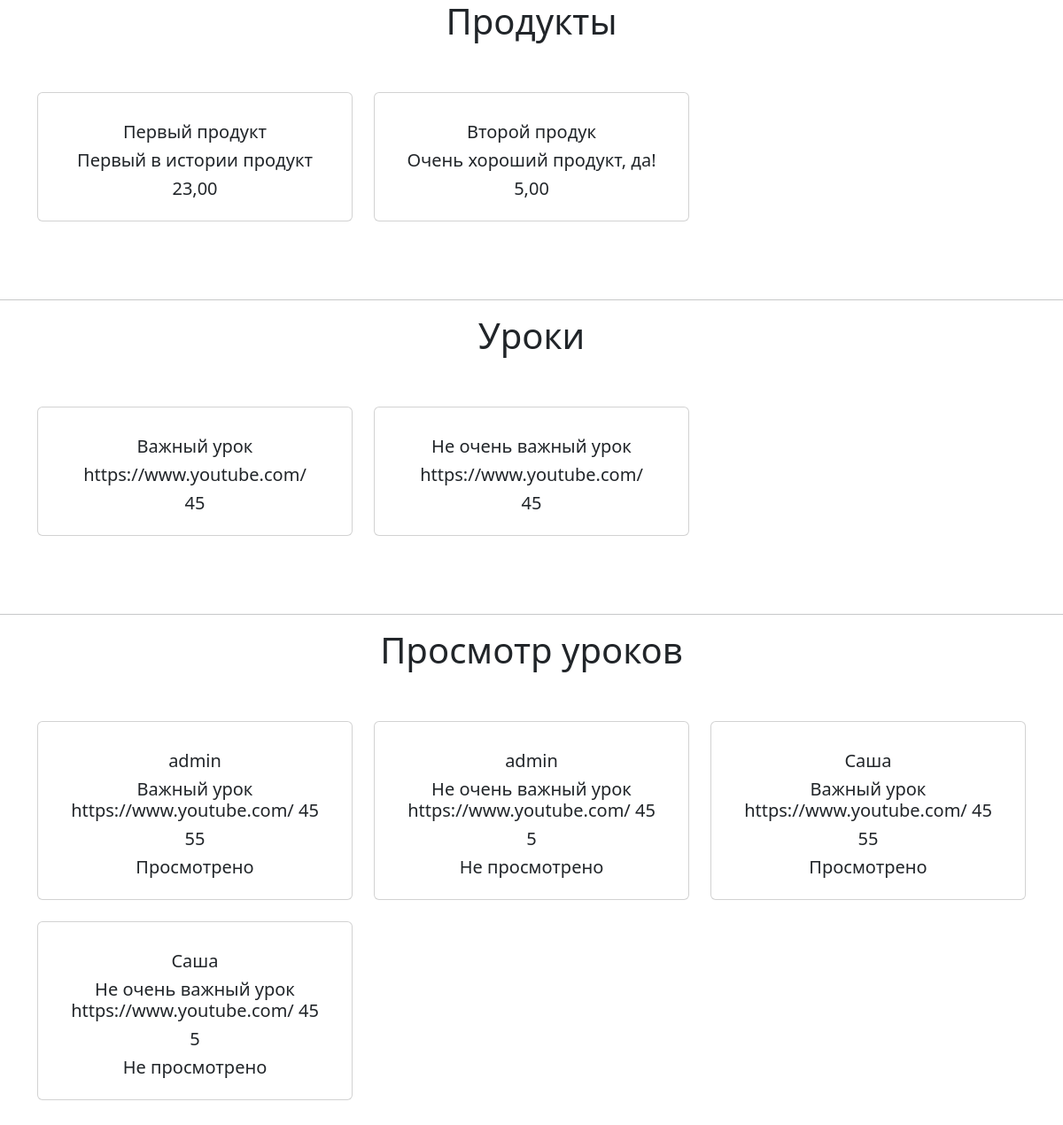
The page / on the database its author committed.
### index/models.py (models this page shows, shortened)
class Product(models.Model):
    name = models.CharField(max_length=255)
    description = models.TextField()
    price = models.DecimalField(max_digits=10, decimal_places=2)
    owner = models.ManyToManyField(User, blank=True)

class Lesson(models.Model):
    title = models.CharField(max_length=255)
    video_url = models.URLField(blank=True, null=True)
    duration_seconds = models.IntegerField()
    products = models.ManyToManyField(Product)
    def __str__(self):
        return f"{self.title} {self.video_url} {self.duration_seconds}"

class LessonView(models.Model):
    user = models.ForeignKey(User, on_delete=models.CASCADE)
    lesson = models.ForeignKey(Lesson, on_delete=models.CASCADE)
    view_time_seconds = models.PositiveIntegerField(default=0)
    status = models.CharField(max_length=20,
                              choices=[('Просмотрено', 'Просмотрено'), ('Не просмотрено', 'Не просмотрено')])
    last_viewed_time = models.DateTimeField(auto_now=True, null=True)

### index/views.py (the view)
# urls.py: path('', views.index, name='index'),  # главная страница, где отображаются все уроки, продукты и просмотр уроков
def index(request):
    products = Product.objects.all()
    lessons = Lesson.objects.all()
    lessons_view = LessonView.objects.all()
    context = {
        'products': products,
        'lessons': lessons,
        'lessons_view': lessons_view
    }
    return render(request, 'index.html', context)

### index/templates/index.html (shortened to what this page needs)
{% extends 'base.html' %}
{% load static %}
{% block content %}
<center>
    <h1>Продукты</h1>
    <div class="container py-5">
        <div class="row">
            {% for product in products %}
            <div class="col-12 col-md-4 mb-4">
                <div class="card h-100">
                    <p class="aligncenter">
                    <div class="card-body">
                        <h5 class="card-title">{{ product.name }}</h5>
                        <h5 class="card-title">{{ product.description }}</h5>
                        <h5 class="card-title">{{ product.price }}</h5>
                    </div>
                </div>
            </div>
            {% endfor %}
        </div>
    </div>
</center>
<hr>
<center>
    <h1>Уроки</h1>
    <div class="container py-5">
        <div class="row">
            {% for lesson in lessons %}
            <div class="col-12 col-md-4 mb-4">
                <div class="card h-100">
                    <p class="aligncenter">
                    <div class="card-body">
                        <h5 class="card-title">{{ lesson.title }}</h5>
                        <h5 class="card-title">{{ lesson.video_url}}</h5>
                        <h5 class="card-title">{{ lesson.duration_seconds }}</h5>
                    </div>
                </div>
            </div>
            {% endfor %}
        </div>
    </div>
</center>
<hr>
<center>
    <h1>Просмотр уроков</h1>
    <div class="container py-5">
        <div class="row">
            {% for lesson_view in lessons_view %}
            <div class="col-12 col-md-4 mb-4">
                <div class="card h-100">
                    <p class="aligncenter">
                    <div class="card-body">
                        <h5 class="card-title">{{ lesson_view.user }}</h5>
                        <h5 class="card-title">{{ lesson_view.lesson }}</h5>
                        <h5 class="card-title">{{ lesson_view.view_time_seconds }}</h5>
                        <h5 class="card-title">{{ lesson_view.status }}</h5>
                    </div>
                </div>
            </div>
            {% endfor %}
        </div>
    </div>
</center>
{% endblock %}

### templates/base.html (shortened to what this page needs)
<!DOCTYPE html>
{% load static %}
<html lang="ru">
<head>
    <link href="https://cdn.jsdelivr.net/npm/bootstrap@5.3.0/dist/css/bootstrap.min.css" rel="stylesheet"
>
</head>
<body>
{% block content %}
{% endblock %}
</body>
</html>

### rows shown on the page
Product: name "Первый продукт", description "Первый в истории продукт", price "23,00"
Product: name "Второй продук", description "Очень хороший продукт, да!", price "5,00"
Lesson: title "Важный урок", video_url "https://www.youtube.com/", duration_seconds "45"
Lesson: title "Не очень важный урок", video_url "https://www.youtube.com/", duration_seconds "45"
LessonView: user "admin", lesson "Важный урок https://www.youtube.com/ 45", view_time_seconds "55", status "Просмотрено"
LessonView: user "admin", lesson "Не очень важный урок https://www.youtube.com/ 45", view_time_seconds "5", status "Не просмотрено"
LessonView: user "Саша", lesson "Важный урок https://www.youtube.com/ 45", view_time_seconds "55", status "Просмотрено"
LessonView: user "Саша", lesson "Не очень важный урок https://www.youtube.com/ 45", view_time_seconds "5", status "Не просмотрено"
